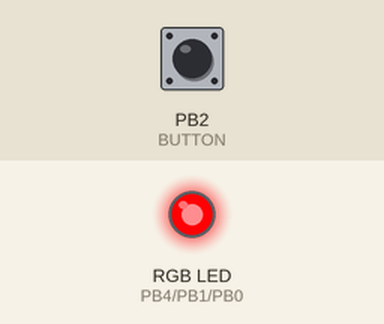
A sketch run on a simulated ATtiny85, built with avr-gcc and run on an emulated ATtiny85. On the bench: an RGB LED mixed from three pins (HIGH = lit). Inputs (shaded band) come from the test bench; at power-on: PB2 (BUTTON) HIGH. Random numbers use the default seed unless the sketch sets one; EEPROM starts erased.

Above: at 5.0 s.
5.1 s: PB2 (BUTTON) pulled LOW for 0.15 s
At 6.45 s:
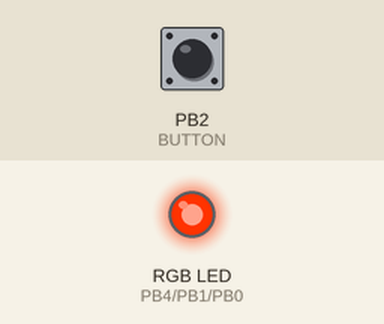
8.1 s: PB2 (BUTTON) pulled LOW for 1 s
10.6 s: PB2 (BUTTON) pulled LOW for 0.15 s
At 10.75 s:
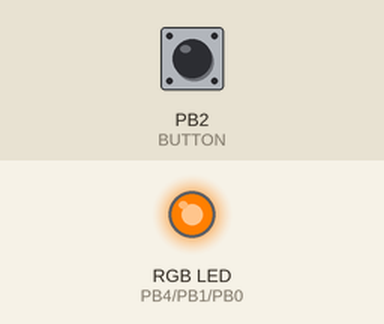
13.6 s: PB2 (BUTTON) pulled LOW for 3.2 s
18.3 s: PB2 (BUTTON) pulled LOW for 0.15 s
At 18.45 s:
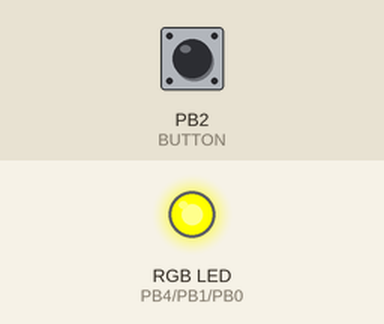
Timing chart, 0 to 33.5 s (numbered marks = the images above; inputs shaded):
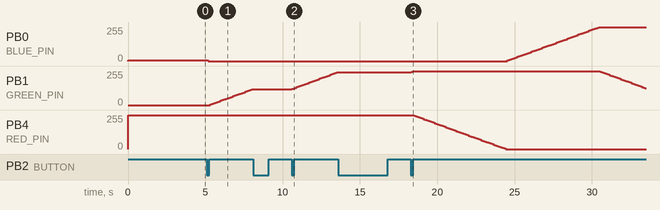

Measured:
- after the input at 5.1 s, PB0 (BLUE_PIN): 4/255 → 0/255 after 0.10 s; PB1 (GREEN_PIN): moves from 0/255 to 119/255 over 2.7 s, starting after 0.20 s
- after the input at 8.1 s, every drawn part: stays the same
- after the input at 10.6 s, PB1 (GREEN_PIN): moves from 119/255 to 246/255 over 2.9 s, starting at once
- after the input at 13.6 s, every drawn part: stays the same
- after the input at 18.3 s, PB0 (BLUE_PIN): moves from 0/255 to 255/255 over 5.9 s, starting after 6.2 s; PB1 (GREEN_PIN): rises from 246/255 to 255/255 in 0.10 s, then falls to 127/255 in 15.0 s; PB4 (RED_PIN): moves from 255/255 to 0/255 over 5.9 s, starting after 0.20 s

The sketch:

Toilite.ino
```cpp
/*
  ToiLite Controller

  Author: Flavio Caetano
*/

#include <EEPROM.h>

#define RED_PIN PB4 // PIN 3
#define GREEN_PIN PB1 // PIN 6
#define BLUE_PIN PB0 // PIN 5

#define BUTTON PB2 // PIN 7

typedef struct RGB {
  byte r;
  byte g;
  byte b;
};

RGB rgb(int h);
void setColorFromAngle(int angle);
void button_pressed();
void loop_colors(int startAngle);

int currentAngle;
volatile bool shouldStopLooping = false;

int main(void) {
  init();
  initVariant();

  pinMode(RED_PIN, OUTPUT);
  pinMode(GREEN_PIN, OUTPUT);
  pinMode(BLUE_PIN, OUTPUT);

  pinMode(BUTTON, INPUT_PULLUP);
  pinMode(A3, INPUT);

  randomSeed(analogRead(A3));

  // FOR ATTINY85
  GIMSK |= (1 << PCIE);    // turns on pin change interrupts
  PCMSK |= (1 << PCINT2);    // turn on interrupts on pins PB2
  sei();                 // enables interrupts

  int addr0 = EEPROM.read(0);
  int addr1 = EEPROM.read(1);

  currentAngle = (addr0 + (addr1 << 8));

  if (currentAngle != 0) {
    setColorFromAngle(currentAngle);
    shouldStopLooping = true;
  }
  else {
    currentAngle = random(360);
  }

  while (true) {
    loop_colors(currentAngle);
  }
}

ISR(PCINT0_vect) {
  if (digitalRead(BUTTON) == HIGH) return;

  if (EEPROM.read(0) == 0) {
    EEPROM.write(0, currentAngle % 256);
    EEPROM.write(1, currentAngle >> 8);

    shouldStopLooping = true;
  }
  else {
    // Clears EEPROM
    EEPROM.write(0, 0);
    EEPROM.write(1, 0);

    shouldStopLooping = false;
  }
}

void loop_colors(int startAngle) {
  for (currentAngle = startAngle; currentAngle < 360; currentAngle++) {
    if (shouldStopLooping) {
      return;
    }

    setColorFromAngle(currentAngle);

    delay(100);
  }

  currentAngle = 0;
}

void setColorFromAngle(int angle)
{
  RGB color = rgb(angle);
  analogWrite(RED_PIN, color.r);
  analogWrite(GREEN_PIN, color.g);
  analogWrite(BLUE_PIN, color.b);
}


RGB rgb(int h)
{
  int angle = (h >= 360 ? 0 : h);
  float sector = float(angle) / 60; // Sector
  int i = floor(sector);
  float f = sector - i; // Factorial part of h

  float q = (1 - f);

  switch (i) {
    case 0:
      return {0xff, int(f * 0xff), 0};

    case 1:
      return {int(q * 0xff), 0xff, 0};

    case 2:
      return {0, 0xff, int(f * 0xff)};

    case 3:
      return {0, int(q * 0xff), 0xff};

    case 4:
      return {int(f * 0xff), 0, 0xff};

    default:
      return {0xff, 0, int(q * 0xff)};
  }
}
```
